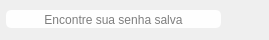
           <widget class="QFrame" name="frame_6">
            <property name="maximumSize">
             <size>
              <width>16777215</width>
              <height>40</height>
             </size>
            </property>
            <property name="frameShape">
             <enum>QFrame::NoFrame</enum>
            </property>
            <property name="frameShadow">
             <enum>QFrame::Raised</enum>
            </property>
            <property name="lineWidth">
             <number>0</number>
            </property>
            <layout class="QHBoxLayout" name="horizontalLayout_2">
             <property name="leftMargin">
              <number>0</number>
             </property>
             <property name="topMargin">
              <number>0</number>
             </property>
             <property name="rightMargin">
              <number>0</number>
             </property>
             <property name="bottomMargin">
              <number>0</number>
             </property>
             <item>
              <widget class="QFrame" name="frame_3">
               <property name="frameShape">
                <enum>QFrame::NoFrame</enum>
               </property>
               <property name="frameShadow">
                <enum>QFrame::Raised</enum>
               </property>
               <property name="lineWidth">
                <number>0</number>
               </property>
              </widget>
             </item>
             <item>
              <widget class="QFrame" name="frame_4">
               <property name="minimumSize">
                <size>
                 <width>257</width>
                 <height>38</height>
                </size>
               </property>
               <property name="frameShape">
                <enum>QFrame::NoFrame</enum>
               </property>
               <property name="frameShadow">
                <enum>QFrame::Raised</enum>
               </property>
               <property name="lineWidth">
                <number>0</number>
               </property>
               <widget class="QLineEdit" name="lineEdit">
                <property name="geometry">
                 <rect>
                  <x>0</x>
                  <y>10</y>
                  <width>215</width>
                  <height>18</height>
                 </rect>
                </property>
                <property name="sizePolicy">
                 <sizepolicy hsizetype="Maximum" vsizetype="Fixed">
                  <horstretch>0</horstretch>
                  <verstretch>0</verstretch>
                 </sizepolicy>
                </property>
                <property name="maximumSize">
                 <size>
                  <width>215</width>
                  <height>18</height>
                 </size>
                </property>
                <property name="toolTip">
                 <string>&lt;html&gt;&lt;head/&gt;&lt;body&gt;&lt;p&gt;&lt;br/&gt;&lt;/p&gt;&lt;/body&gt;&lt;/html&gt;</string>
                </property>
                <property name="layoutDirection">
                 <enum>Qt::LeftToRight</enum>
                </property>
                <property name="styleSheet">
                 <string notr="true">QLineEdit{
	border-radius: 5px ; 
	padding: 15px;
	background-color: rgb(254, 254, 254); 
}

QLineEdit:hover{
}

QLineEdit:focus{
}</string>
                </property>
                <property name="text">
                 <string/>
                </property>
                <property name="alignment">
                 <set>Qt::AlignCenter</set>
                </property>
                <property name="placeholderText">
                 <string>Encontre sua senha salva</string>
                </property>
               </widget>
               <widget class="QPushButton" name="pushButton">
                <property name="geometry">
                 <rect>
                  <x>220</x>
                  <y>5</y>
                  <width>30</width>
                  <height>30</height>
                 </rect>
                </property>
                <property name="maximumSize">
                 <size>
                  <width>30</width>
                  <height>30</height>
                 </size>
                </property>
                <property name="styleSheet">
                 <string notr="true">QPushButton{
	border-image: url(:/Search/Images/search.svg);
	background-repeat: no-repeat;
	border-radius: 5px;
}

QPushButton:hover{
	background-color: rgb(218, 231, 219);
	border-radius: 5px;
}

QPushButton:hover:pressed{
	background-color: rgb(218, 231, 230);
	border-radius: 5px;
}</string>
                </property>
                <property name="text">
                 <string/>
                </property>
               </widget>
              </widget>
             </item>
             <item>
              <widget class="QFrame" name="frame_5">
               <property name="frameShape">
                <enum>QFrame::StyledPanel</enum>
               </property>
               <property name="frameShadow">
                <enum>QFrame::Raised</enum>
               </property>
              </widget>
             </item>
            </layout>
           </widget>
